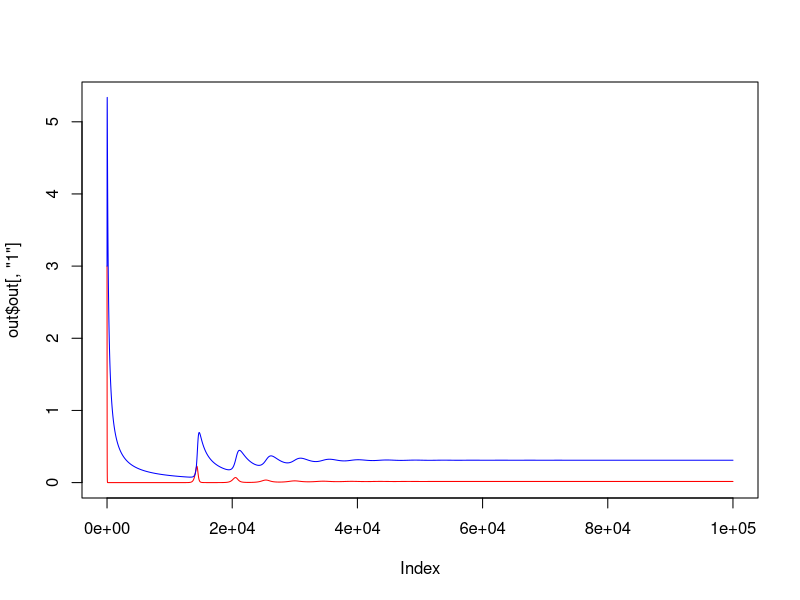

Recreate this plot in R.
#==============================================================================
# Simulate the models from O'Connor et al. 2011, which are essentially just 
# several variations on the MacArthur consumer-resource model. 
# This uses the library deSolve for the ODEs
# This code contains the following parts so far:
# 1. Basic ODE simulation with constant temp-dependent parameters
# 	 Right now only one of the models is implemented. This is model 4 in the 
#	 table. 
#==============================================================================
#==============================================================================
#Load Libraries
#==============================================================================
library(deSolve) 

#==============================================================================
###Time to simulate over: 
tend = 1000 #Length of numerical simulation
times  = seq(from = 0, to = tend, by = 0.01)
tl = length(times)

### Numbers of species 
nPsp = 1
nHsp = 1
nspp = nPsp + nHsp

###Activation energies as per table 1
rEp = 0.32
KEp = -0.32
aEh = 0.65
mEh = 0.65
kb = 8.617e-5# 1.38064852*10^(-23)
K = 273

###Initial values? 
rp0 = 0.62
Kp0 = 5680
ah0 = 2
mh0 = 0.1
b0  = 100
e0 = 0.1

#Range of temperatures to explore: 
###For now, while I'm still troubleshooting, just use 1 temp.

tmin = 20 +K
tmax = tmin+1#30 +K
tby = 1
ntemps = (tmax-tmin)/tby
temps = seq(tmin,tmax,tby)

#Output of each temp
out1 = list(matrix(0,ntemps,1))



for (t in 1:ntemps ) { 
	print(t)
	T = temps[t]

	###Calculate model parameters with activation energies
	rp = rp0#*exp(-rEp/(T*kb))  #These parameter values are crazy small! wtf? 
	Kp = Kp0#*exp(-KEp/(T*kb))  
	ah = ah0#*exp(-aEh/(T*kb))  
	mh = mh0#*exp(-mEh/(T*kb))  
	b0 = b0
	e0 = e0

	#=============================================================================
	# Inner loop. Run the model
	#=============================================================================

	parms = list(nspp=nspp, nPsp = nPsp, nHsp = nHsp,
			rp = rp, Kp =Kp,
			ah = ah, mh = mh, b0 = b0, e0 = e0
		 )

	###Define the model for deSolve
	###This is model 4 in Table 2 of OConnor et al. 2011
	oconnor_model4 = function(times,sp,parms){
			     P = matrix(sp[1:nPsp],nPsp, 1)
			     H = matrix(sp[(nPsp+1):(nPsp+nHsp)],nHsp, 1)

				###Resource dynamics: Logistic growth, reduced by consumption
				dP = P
				for( i in 1:nHsp){
					dP[i] = P[i]*( (rp[i]) * (1 - P[i]/Kp[i]) - (t(ah[i])%*%H))
				}

				###Consumer dynamics: LV consumption
				dH = H 
				for( i in 1:nHsp){
					dH[i] = H[i] * ( ah[i]%*%P - H[i]*mh[i] )
				}

			return(list(c(dP,dH)))
		}

	###Run the ODE and store the output
	winit = c(matrix(3,nspp,1))
	out=NULL
	out_temp = ode(y=winit,times=times,func=oconnor_model4,parms=parms)
	out$out = out_temp
	out$parms=parms
	out1[t]= list(out)


	plot(out$out[,"1"],t="l",col="red",ylim = c(0,max(out$out[ ,2:(nspp+1)],na.rm=T)))
	for( n in 2:(nspp) ) {
		lines(out$out[,paste(n)],t="l",col="blue")
	}

}
